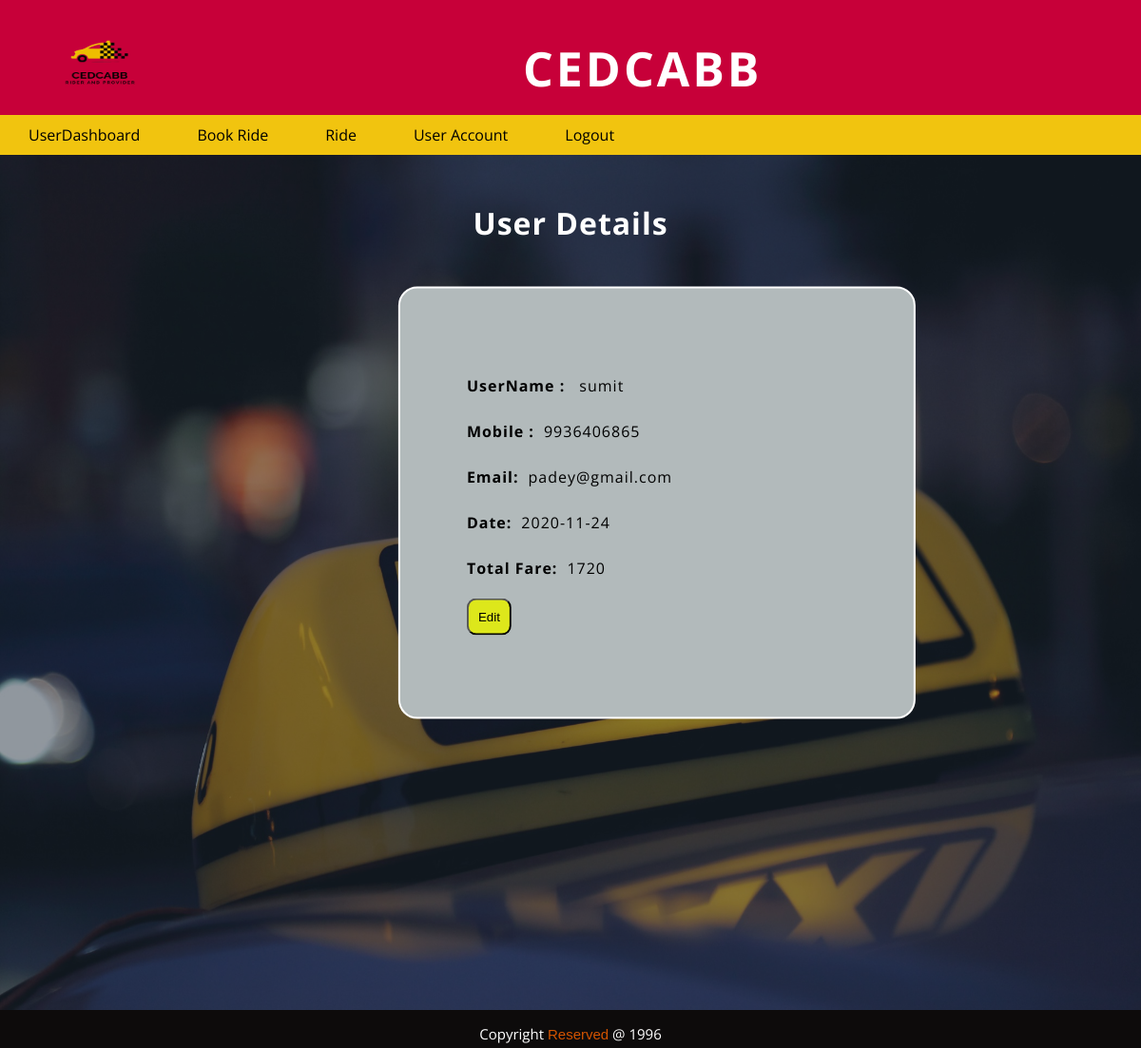
The app's page /user_account.php (signed in) with its own data.
### tables this page shows
CREATE TABLE `userTable` (
  `user_id` int(50) NOT NULL,
  `username` varchar(50) NOT NULL,
  `mobile` varchar(50) NOT NULL,
  `email` varchar(50) NOT NULL,
  `password` varchar(200) NOT NULL,
  `date` date NOT NULL DEFAULT current_timestamp(),
  `is_admin` varchar(50) NOT NULL DEFAULT 'user',
  `is_block` int(10) NOT NULL DEFAULT 0
);

### Admin/config.php (called while the page is built, shortened)
<?php
class DB
{
    public function connect($host, $user, $pass, $dtb)
    {
        return $this->conn = mysqli_connect($host, $user, $pass, $dtb) or die('Could Not Connect.');
    }
}
class User extends DB
{
    public function current_user($user_id)
    {
        $result = mysqli_query($this->conn, "SELECT * FROM userTable WHERE `user_id`='$user_id' ");
        if (mysqli_num_rows($result) > 0) {
            return $result;
        }
    }
}
class Ride extends DB
{
    public function Total_Revenue()
    {
        $result = mysqli_query($this->conn, "SELECT * FROM rideTable WHERE `status`= '2'");
        if (mysqli_num_rows($result)) {
            return $result;
        }
    }
}

### user_account.php (the view, shortened to what this page needs)
<?php
require 'userheader.php';
require 'Admin/config.php';
$conn = new User();
$conn->connect('localhost', 'root', '', 'CabBooking');
$db = new Ride();
$db->connect('localhost', 'root', '', 'CabBooking');
if (isset($_SESSION['userdata'])) {
    $user = $_SESSION['userdata']['user_id'];
}
$sql= $conn->current_user($user);
$expense = $db->Total_Revenue($user);
?>
<body class="admintop">
    <div class="adminbody">
        <div id="AdminWelcomeQuote">
            <h1>User Details</h1>
        </div>
    <div class="table1">
    <?php foreach ($sql as $key) {?>
        <form action="" method="post" class="formid">
            <p>
            <label for="">UserName :</label> <?php echo $key['username']; ?>
            </p>
            <p>
            <label for="">Mobile :</label><?php echo $key['mobile']; ?>
            </p>
            <p>
            <label for="">Email:</label><?php echo $key['email']; ?>
            </p>
            <p>
            <label for="">Date:</label><?php echo $key['date']; ?>
            </p>
            <?php
                $sum=0;
                foreach ($expense as $key) {
                 $sum += $key['total_fare'];
                }?>
            <p>
            <label for="">Total Fare:</label><?php echo $sum; ?>
            </p>
            <p>
            <input type="button" class="btn1" name="update" value="Edit" id="edit" class="editbtn" />
            </p>
        </form>
        <? } ?>
    </div>
    </div>
    <?php require 'Admin/footer.php'?>
</body>

### style.css (style rules this page uses)
.btn1 { background-color: #DDE71B; padding: 10px; border-radius: 10px; }
.admintop { height: 900px; margin: 0; padding: 0; font-family: 'Open Sans', sans-serif; background-color: rgba(33, 47, 61 ); }
.adminbody { height: 900px; }
#AdminWelcomeQuote h1 { position: relative; margin: 0; color: white; text-align: center; padding-top: 50px; letter-spacing: 1px; }
.table1,.table2 { color: black; border-radius: 20px; border: 2px solid white; width: 400px; line-height: 32px; letter-spacing: 1px; transform: translate(77%,10%); padding: 70px; background-color: #B2BABB ; }
.formid label { font-weight: bold; padding-right: 10px; }

### records on screen
usertable: username "sumit", mobile "9936406865", email "padey@gmail.com", date "2020-11-24", sum "1720"
